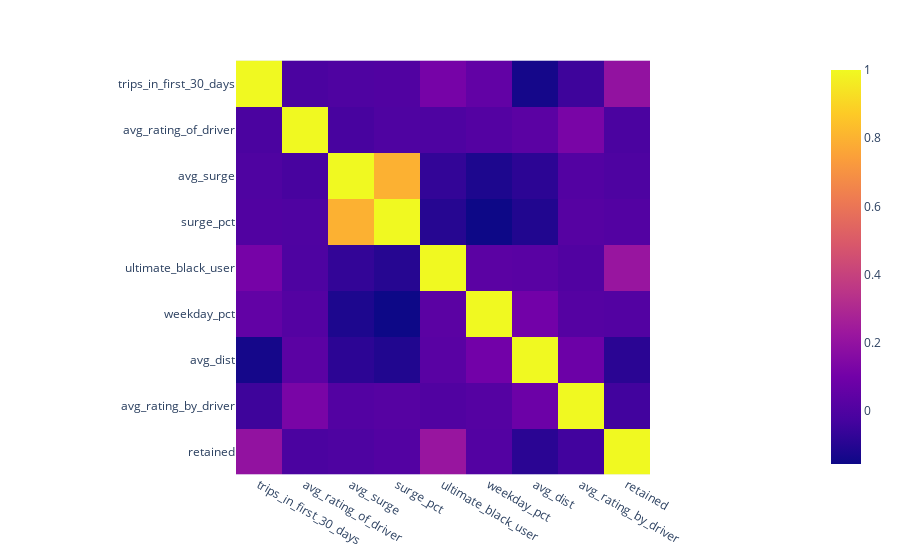

This figure's notebook cell:
### Code cell
plt.figure(figsize=(20,20))
corr = df_ult1.corr()
fig = px.imshow(corr)
fig.show()

### Figure 1 — Plotly figure (JSON) as saved in the notebook; plotly's stock layout.template omitted (floating-point values rounded to 4 significant figures)
{"data": [{"coloraxis": "coloraxis", "hovertemplate": "x: %{x}<br>y: %{y}<br>color: %{z}<extra></extra>", "name": "0", "type": "heatmap", "x": ["trips_in_first_30_days", "avg_rating_of_driver", "avg_surge", "surge_pct", "ultimate_black_user", "weekday_pct", "avg_dist", "avg_rating_by_driver", "retained"], "xaxis": "x", "y": ["trips_in_first_30_days", "avg_rating_of_driver", "avg_surge", "surge_pct", "ultimate_black_user", "weekday_pct", "avg_dist", "avg_rating_by_driver", "retained"], "yaxis": "y", "z": [[1, -0.01185, -0.0002622, 0.00537, 0.1151, 0.05556, -0.1365, -0.04579, 0.1988], [-0.01185, 1, -0.02221, -0.001696, -0.003292, 0.01297, 0.03488, 0.1224, -0.01183], [-0.0002622, -0.02221, 1, 0.7957, -0.07061, -0.119, -0.08575, 0.01242, -0.004185], [0.00537, -0.001696, 0.7957, 1, -0.09981, -0.1552, -0.1109, 0.0197, 0.01113], [0.1151, -0.003292, -0.07061, -0.09981, 1, 0.03396, 0.02721, 0.005708, 0.2174], [0.05556, 0.01297, -0.119, -0.1552, 0.03396, 1, 0.102, 0.01831, 0.01042], [-0.1365, 0.03488, -0.08575, -0.1109, 0.02721, 0.102, 1, 0.08319, -0.0895], [-0.04579, 0.1224, 0.01242, 0.0197, 0.005708, 0.01831, 0.08319, 1, -0.03472], [0.1988, -0.01183, -0.004185, 0.01113, 0.2174, 0.01042, -0.0895, -0.03472, 1]]}], "layout": {"coloraxis": {"colorscale": [[0, "#0d0887"], [0.1111, "#46039f"], [0.2222, "#7201a8"], [0.3333, "#9c179e"], [0.4444, "#bd3786"], [0.5556, "#d8576b"], [0.6667, "#ed7953"], [0.7778, "#fb9f3a"], [0.8889, "#fdca26"], [1, "#f0f921"]]}, "margin": {"t": 60}, "xaxis": {"anchor": "y", "constrain": "domain", "domain": [0, 1], "scaleanchor": "y"}, "yaxis": {"anchor": "x", "autorange": "reversed", "constrain": "domain", "domain": [0, 1]}}}
